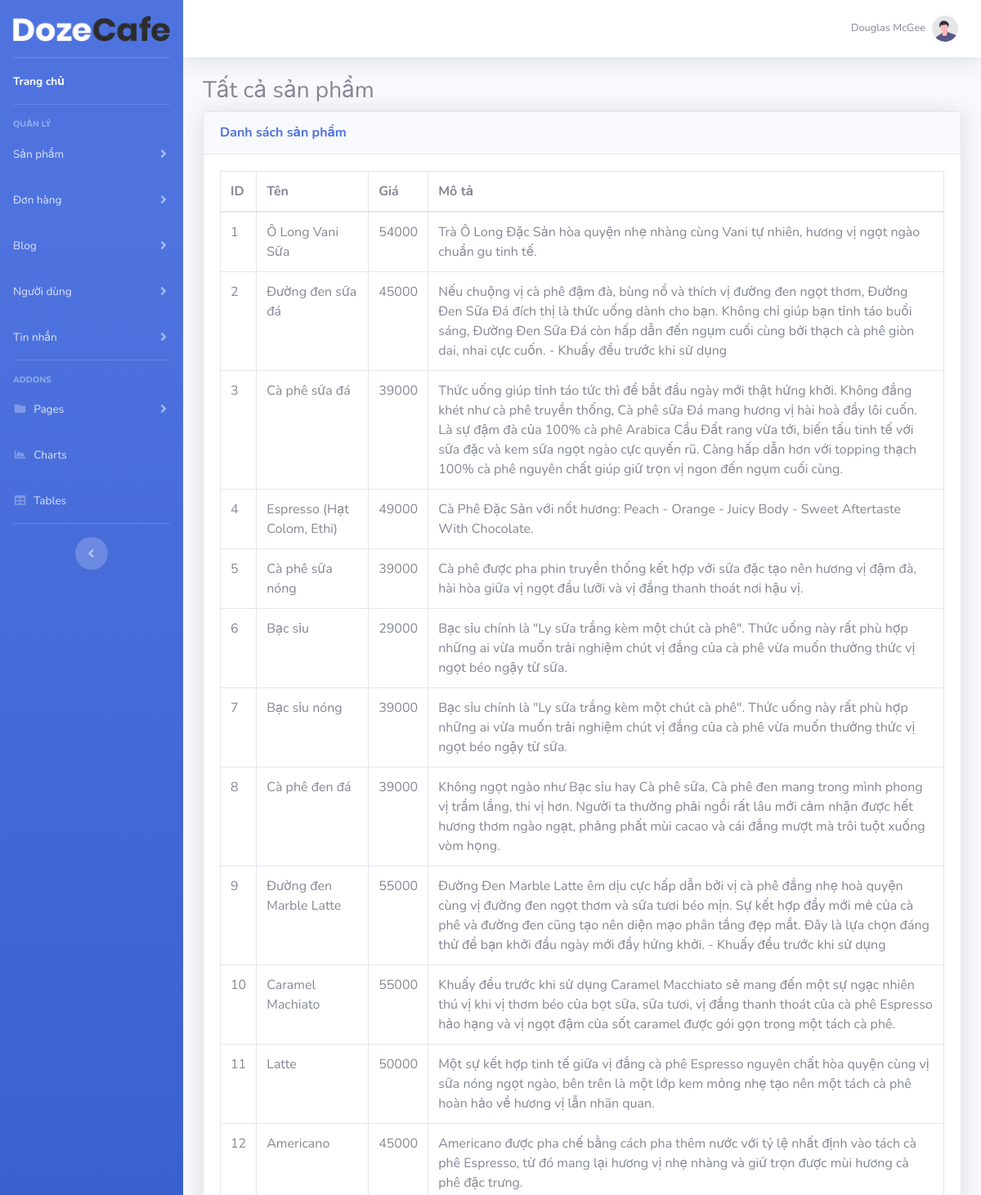
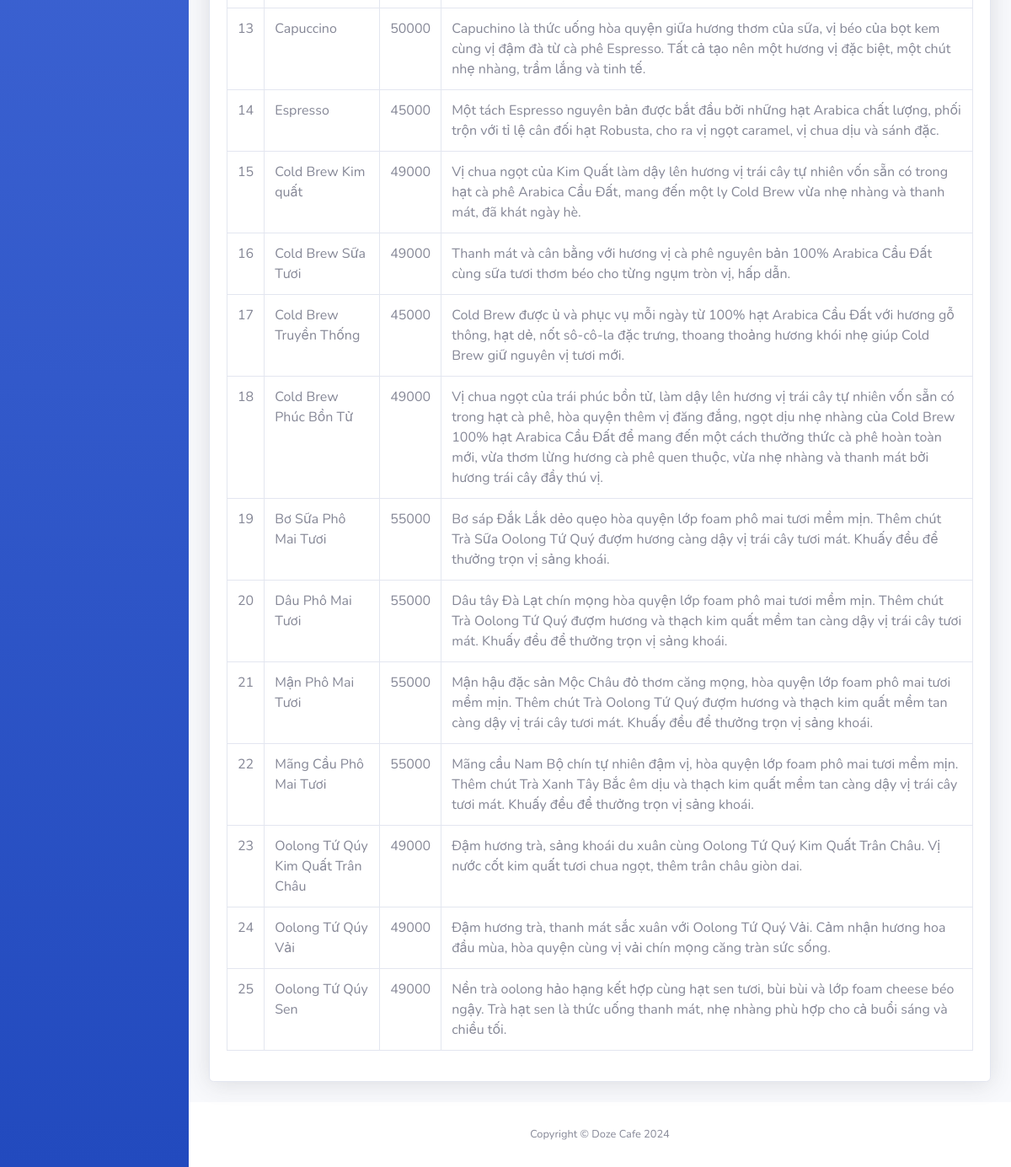
Page /admin_page/lietkesanpham.php on the committed database (2 pictures, top to bottom).
### tables this page shows
CREATE TABLE `products` (
  `products_id` int(11) NOT NULL,
  `image` varchar(2048) DEFAULT NULL,
  `name` varchar(255) DEFAULT NULL,
  `price` int(11) NOT NULL,
  `description` varchar(500) DEFAULT NULL
);

### admin_page/lietkesanpham.php (the view, shortened to what this page needs)
<?php include("includes/header.php"); ?>
<div>
    <h3>Tất cả sản phẩm </h3>
    <div class="card shadow mb-4">
                        <div class="card-header py-3">
                            <h6 class="m-0 font-weight-bold text-primary">Danh sách sản phẩm</h6>
                        </div>
                        <div class="card-body">
                            <div class="table-responsive">
                                <table class="table table-bordered" id="dataTable" width="100%" cellspacing="0">
                                    <thead>
                                        <tr>
                                            <th class = "small-column">ID</th>
                                            <th class = "small-column">Tên</th>
                                            <th class = "small-column">Giá</th>
                                            <th class = "small-column">Mô tả</th>
                                        </tr>
                                    </thead>
                                    <tbody>
                                    <?php
                                        require("db/conn.php");
                                        $sql_str = "select * from products order by products_id ";
                                        $result = mysqli_query($conn, $sql_str);
                                        while($row = mysqli_fetch_assoc($result)){
                                    ?>
                                        <tr>
                                            <td><?=$row['products_id']?></td>
                                            <td><?=$row['name']?></td>
                                            <td><?=$row['price']?></td>
                                            <td><?=$row['description']?></td>
                                        </tr>
                                    <?php
                                        }
                                    ?>
                                    </tbody>
                                </table>
                            </div>
                        </div>
                    </div>
</div>
<?php include("includes/footer.php"); ?>

### admin_page/lietkesanpham.php (style rules this page uses)
.table-responsive { overflow-x: auto; }

### rows in the picture
products: products_id "1", name "Ô Long Vani Sữa", price "54000", description "Trà Ô Long Đặc Sản hòa quyện nhẹ nhàng cùng Vani tự nhiên, hương vị ngọt ngào chuẩn gu tinh tế."
products: products_id "2", name "Đường đen sữa đá", price "45000", description "Nếu chuộng vị cà phê đậm đà, bùng nổ và thích vị đường đen ngọt thơm, Đường Đen Sữa Đá đích thị là thức uống dành cho bạn. Không chỉ giúp bạn tỉnh táo buổi sáng, Đường Đen Sữa Đá còn hấp dẫn đến ngụm cuối cùng bởi thạch cà phê giòn dai, nhai cực cuốn. - Khuấy đều trước khi sử dụng"
products: products_id "3", name "Cà phê sữa đá", price "39000", description "Thức uống giúp tỉnh táo tức thì để bắt đầu ngày mới thật hứng khởi. Không đắng khét như cà phê truyền thống, Cà phê sữa Đá mang hương vị hài hoà đầy lôi cuốn. Là sự đậm đà của 100% cà phê Arabica Cầu Đất rang vừa tới, biến tấu tinh tế với sữa đặc và kem sữa ngọt ngào cực quyến rũ. Càng hấp dẫn hơn với topping thạch 100% cà phê nguyên chất giúp giữ trọn vị ngon đến ngụm cuối cùng."
products: products_id "4", name "Espresso (Hạt Colom, Ethi)", price "49000", description "Cà Phê Đặc Sản với nốt hương: Peach - Orange - Juicy Body - Sweet Aftertaste With Chocolate."
products: products_id "5", name "Cà phê sữa nóng", price "39000", description "Cà phê được pha phin truyền thống kết hợp với sữa đặc tạo nên hương vị đậm đà, hài hòa giữa vị ngọt đầu lưỡi và vị đắng thanh thoát nơi hậu vị."
products: products_id "6", name "Bạc sỉu", price "29000", description "Bạc sỉu chính là \"Ly sữa trắng kèm một chút cà phê\". Thức uống này rất phù hợp những ai vừa muốn trải nghiệm chút vị đắng của cà phê vừa muốn thưởng thức vị ngọt béo ngậy từ sữa."
products: products_id "7", name "Bạc sỉu nóng", price "39000", description "Bạc sỉu chính là \"Ly sữa trắng kèm một chút cà phê\". Thức uống này rất phù hợp những ai vừa muốn trải nghiệm chút vị đắng của cà phê vừa muốn thưởng thức vị ngọt béo ngậy từ sữa."
products: products_id "8", name "Cà phê đen đá", price "39000", description "Không ngọt ngào như Bạc sỉu hay Cà phê sữa, Cà phê đen mang trong mình phong vị trầm lắng, thi vị hơn. Người ta thường phải ngồi rất lâu mới cảm nhận được hết hương thơm ngào ngạt, phảng phất mùi cacao và cái đắng mượt mà trôi tuột xuống vòm họng."
products: products_id "9", name "Đường đen Marble Latte", price "55000", description "Đường Đen Marble Latte êm dịu cực hấp dẫn bởi vị cà phê đắng nhẹ hoà quyện cùng vị đường đen ngọt thơm và sữa tươi béo mịn. Sự kết hợp đầy mới mẻ của cà phê và đường đen cũng tạo nên diện mạo phân tầng đẹp mắt. Đây là lựa chọn đáng thử để bạn khởi đầu ngày mới đầy hứng khởi. - Khuấy đều trước khi sử dụng"
products: products_id "10", name "Caramel Machiato", price "55000", description "Khuấy đều trước khi sử dụng Caramel Macchiato sẽ mang đến một sự ngạc nhiên thú vị khi vị thơm béo của bọt sữa, sữa tươi, vị đắng thanh thoát của cà phê Espresso hảo hạng và vị ngọt đậm của sốt caramel được gói gọn trong một tách cà phê."
products: products_id "11", name "Latte", price "50000", description "Một sự kết hợp tinh tế giữa vị đắng cà phê Espresso nguyên chất hòa quyện cùng vị sữa nóng ngọt ngào, bên trên là một lớp kem mỏng nhẹ tạo nên một tách cà phê hoàn hảo về hương vị lẫn nhãn quan."
products: products_id "12", name "Americano", price "45000", description "Americano được pha chế bằng cách pha thêm nước với tỷ lệ nhất định vào tách cà phê Espresso, từ đó mang lại hương vị nhẹ nhàng và giữ trọn được mùi hương cà phê đặc trưng."
products: products_id "13", name "Capuccino", price "50000", description "Capuchino là thức uống hòa quyện giữa hương thơm của sữa, vị béo của bọt kem cùng vị đậm đà từ cà phê Espresso. Tất cả tạo nên một hương vị đặc biệt, một chút nhẹ nhàng, trầm lắng và tinh tế."
products: products_id "14", name "Espresso", price "45000", description "Một tách Espresso nguyên bản được bắt đầu bởi những hạt Arabica chất lượng, phối trộn với tỉ lệ cân đối hạt Robusta, cho ra vị ngọt caramel, vị chua dịu và sánh đặc."
products: products_id "15", name "Cold Brew Kim quất", price "49000", description "Vị chua ngọt của Kim Quất làm dậy lên hương vị trái cây tự nhiên vốn sẵn có trong hạt cà phê Arabica Cầu Đất, mang đến một ly Cold Brew vừa nhẹ nhàng và thanh mát, đã khát ngày hè."
products: products_id "16", name "Cold Brew Sữa Tươi", price "49000", description "Thanh mát và cân bằng với hương vị cà phê nguyên bản 100% Arabica Cầu Đất cùng sữa tươi thơm béo cho từng ngụm tròn vị, hấp dẫn."
products: products_id "17", name "Cold Brew Truyền Thống", price "45000", description "Cold Brew được ủ và phục vụ mỗi ngày từ 100% hạt Arabica Cầu Đất với hương gỗ thông, hạt dẻ, nốt sô-cô-la đặc trưng, thoang thoảng hương khói nhẹ giúp Cold Brew giữ nguyên vị tươi mới."
products: products_id "18", name "Cold Brew Phúc Bồn Tử", price "49000", description "Vị chua ngọt của trái phúc bồn tử, làm dậy lên hương vị trái cây tự nhiên vốn sẵn có trong hạt cà phê, hòa quyện thêm vị đăng đắng, ngọt dịu nhẹ nhàng của Cold Brew 100% hạt Arabica Cầu Đất để mang đến một cách thưởng thức cà phê hoàn toàn mới, vừa thơm lừng hương cà phê quen thuộc, vừa nhẹ nhàng và thanh mát bởi hương trái cây đầy thú vị."
products: products_id "19", name "Bơ Sữa Phô Mai Tươi", price "55000", description "Bơ sáp Đắk Lắk dẻo quẹo hòa quyện lớp foam phô mai tươi mềm mịn. Thêm chút Trà Sữa Oolong Tứ Quý đượm hương càng dậy vị trái cây tươi mát. Khuấy đều để thưởng trọn vị sảng khoái."
products: products_id "20", name "Dâu Phô Mai Tươi", price "55000", description "Dâu tây Đà Lạt chín mọng hòa quyện lớp foam phô mai tươi mềm mịn. Thêm chút Trà Oolong Tứ Quý đượm hương và thạch kim quất mềm tan càng dậy vị trái cây tươi mát. Khuấy đều để thưởng trọn vị sảng khoái."
products: products_id "21", name "Mận Phô Mai Tươi", price "55000", description "Mận hậu đặc sản Mộc Châu đỏ thơm căng mọng, hòa quyện lớp foam phô mai tươi mềm mịn. Thêm chút Trà Oolong Tứ Quý đượm hương và thạch kim quất mềm tan càng dậy vị trái cây tươi mát. Khuấy đều để thưởng trọn vị sảng khoái."
products: products_id "22", name "Mãng Cầu Phô Mai Tươi", price "55000", description "Mãng cầu Nam Bộ chín tự nhiên đậm vị, hòa quyện lớp foam phô mai tươi mềm mịn. Thêm chút Trà Xanh Tây Bắc êm dịu và thạch kim quất mềm tan càng dậy vị trái cây tươi mát. Khuấy đều để thưởng trọn vị sảng khoái."
products: products_id "23", name "Oolong Tứ Qúy Kim Quất Trân Châu", price "49000", description "Đậm hương trà, sảng khoái du xuân cùng Oolong Tứ Quý Kim Quất Trân Châu. Vị nước cốt kim quất tươi chua ngọt, thêm trân châu giòn dai."
products: products_id "24", name "Oolong Tứ Qúy Vải", price "49000", description "Đậm hương trà, thanh mát sắc xuân với Oolong Tứ Quý Vải. Cảm nhận hương hoa đầu mùa, hòa quyện cùng vị vải chín mọng căng tràn sức sống."
products: products_id "25", name "Oolong Tứ Qúy Sen", price "49000", description "Nền trà oolong hảo hạng kết hợp cùng hạt sen tươi, bùi bùi và lớp foam cheese béo ngậy. Trà hạt sen là thức uống thanh mát, nhẹ nhàng phù hợp cho cả buổi sáng và chiều tối."
